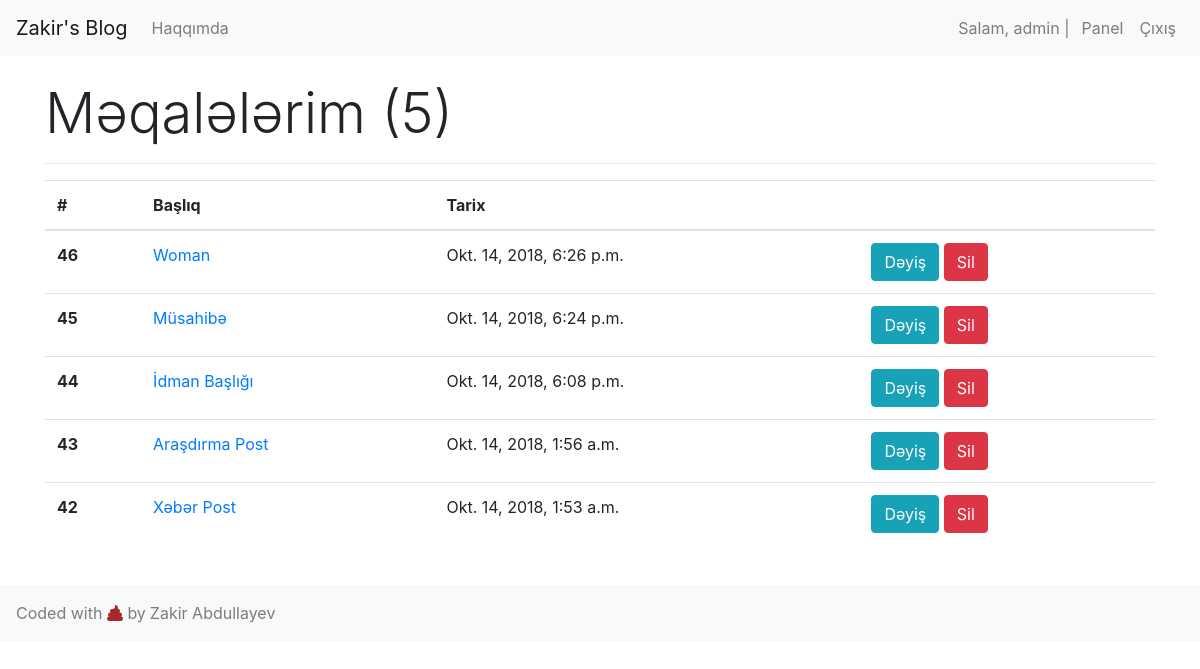
Page /user/articles (signed in) on the committed database.
### user/models.py (models this page shows)
class MyUser(AbstractUser):
    bio = models.TextField(max_length=500, blank=True, null=True)

### article/models.py (models this page shows, shortened)
class Article(models.Model):
    author = models.ForeignKey(User, verbose_name = 'Müəllif',related_name='article', on_delete=models.CASCADE)
    title = models.CharField(max_length=200, verbose_name='Başlıq', blank=False, null=False)
    content = RichTextField(max_length=5000, verbose_name='Yazı', blank=False, null=False)
    created_date = models.DateTimeField(auto_now_add=True, verbose_name='Tarix')
    image = models.ImageField(blank=True, null=True, verbose_name='Başlıq Şəkli', upload_to=upload_to)
    tags = models.ManyToManyField(Tag, verbose_name='Taqlar')
    slug = models.SlugField(max_length=250, editable=False)
    class Meta:
        verbose_name = 'Məqalə'
        verbose_name_plural = 'Məqalələr'
        ordering = ('-created_date',)

### user/views.py (the view)
# urls.py: path('articles', views.articles, name ='articles'),
@login_required
def articles(request):
    articles = Article.objects.filter(author=request.user)
    paginator = Paginator(articles, 10)
    page = request.GET.get('page', 1)
    try:
        articles = paginator.get_page(page)
    except PageNotAnInteger:
        articles = paginator.get_page(1)
    except EmptyPage:
        articles = paginator.get_page(paginator.num_pages)
    return render(request,'user/articles.html',{'articles':articles})

### templates/user/articles.html (shortened to what this page needs)
{% extends "layout.html" %}
{% block body %}
{% if articles %}
<div class="display-4">Məqalələrim ({{articles.paginator.count}})</div>
<hr>
<div class="table-responsive">
        <table class="table table-hover">
                <thead>
                  <tr>
                    <th scope="col">#</th>
                    <th scope="col">Başlıq</th>
                    <th scope="col">Tarix</th>
                    <th scope="col"></th>
                  </tr>
                </thead>
                <tbody>
                {% for article in articles %}
                  <tr>
                    <th scope="row">{{article.id}}</th>
                    <td><a href="{% url 'article:detail' article.id article.slug %}">{{article.title}}</a></td>
                    <td>{{article.created_date}}</td>
                    <td><a href="{% url 'article:edit' article.id %}" class="btn btn-info">Dəyiş</a>
                    <a href="{% url 'article:delete' article.id %}" class="btn btn-danger">Sil</a></td>
                  </tr>
                {% endfor %}
                </tbody>
              </table>
            </div>
                        {% else %}
            <div class="alert alert-warning">
                Məqaləniz yoxdur
            </div>
            {% endif %}
{% endblock body %}

### templates/layout.html (shortened to what this page needs)
{% load static %}
<!DOCTYPE html>
<html lang="en">
<head>
    <link rel="stylesheet" href="https://maxcdn.bootstrapcdn.com/bootstrap/4.0.0/css/bootstrap.min.css">
    <link rel="stylesheet" href="https://use.fontawesome.com/releases/v5.3.1/css/all.css">
</head>
<body>
        <nav class="navbar sticky-top navbar-expand-lg navbar-light bg-light">
                <a class="navbar-brand" href="/">Zakir's Blog</a>
                <div class="collapse navbar-collapse" id="navbarText">
                  <ul class="navbar-nav mr-auto">
                    <li class="nav-item">
                      <a class="nav-link" href="{% url 'about' %}">Haqqımda</a>
                    </li>
                    </ul>
                    <ul class="navbar-nav ml-auto">
              {% if request.user.is_authenticated %}
                      <li class="nav-item d-none d-lg-block">
                        <span class="navbar-text mr-1">Salam, {{request.user.username}} |</span>
                      </li>
                    <li class="nav-item">
                        <a class="nav-link" href="{% url 'user:dashboard' %}">Panel</a>
                      </li>
                      <li class="nav-item">
                          <a class="nav-link" href="{% url 'user:logout' %}">Çıxış</a>
                        </li>
            {% endif %}
                   </ul>
                </div>
                </nav>
              <div class="container mt-4 mb-4">
    {% block body %}
    {% endblock body %}
            </div>
            <nav class="navbar sticky navbar-light bg-light">
            <span class="navbar-text mr-1"> Coded with <i class="fas fa-poop" style="color:brown;"></i> by </span>
                  <ul class="navbar-nav mr-auto">
                <li class="nav-item">
                    <a class="nav-link" href="https://fb.me/Z.Abdullayev.97"> Zakir Abdullayev</a>
                  </li>
              </ul>
                </nav>
  </body>
</html>

### rows in the picture
MyUser: user.username "admin"
Article: id "46", title "Woman", created_date "Okt. 14, 2018, 6:26 p.m."
Article: id "45", title "Müsahibə", created_date "Okt. 14, 2018, 6:24 p.m."
Article: id "44", title "İdman Başlığı", created_date "Okt. 14, 2018, 6:08 p.m."
Article: id "43", title "Araşdırma Post", created_date "Okt. 14, 2018, 1:56 a.m."
Article: id "42", title "Xəbər Post", created_date "Okt. 14, 2018, 1:53 a.m."

### other values in the picture
{{ articles.paginator.count }} "5"
